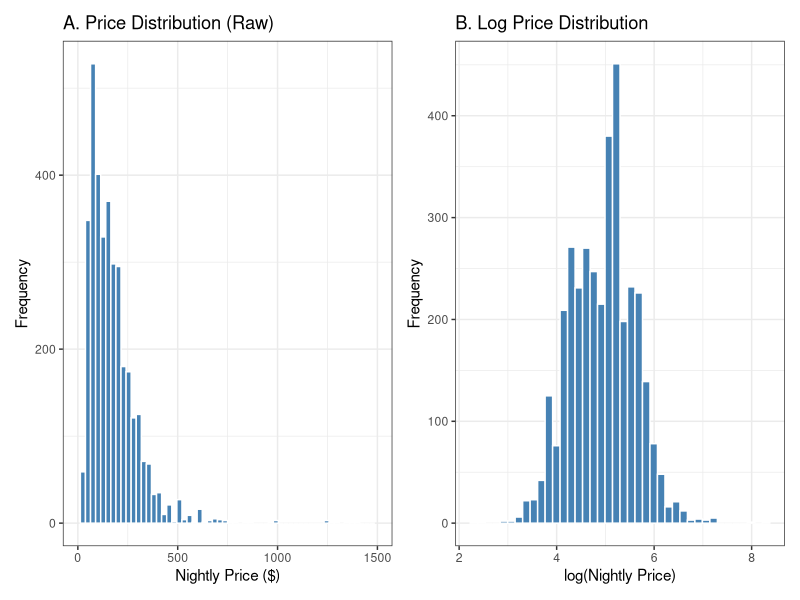
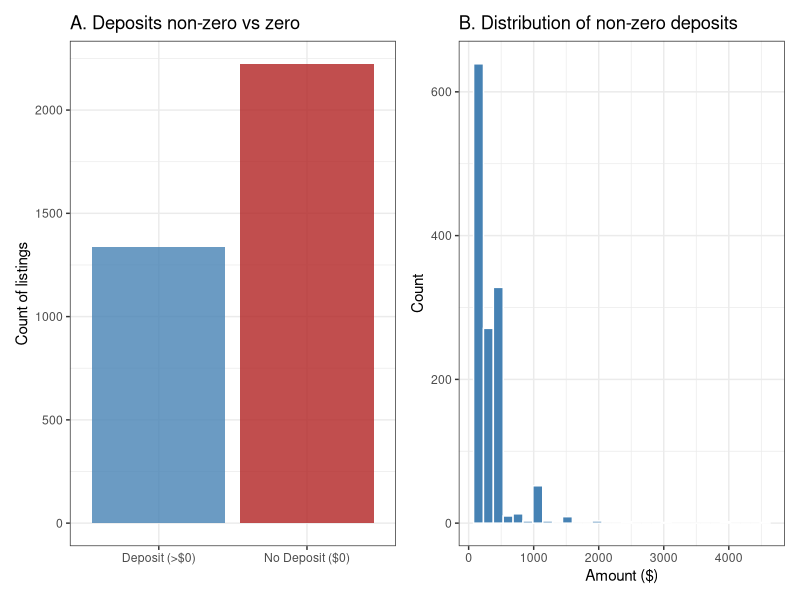
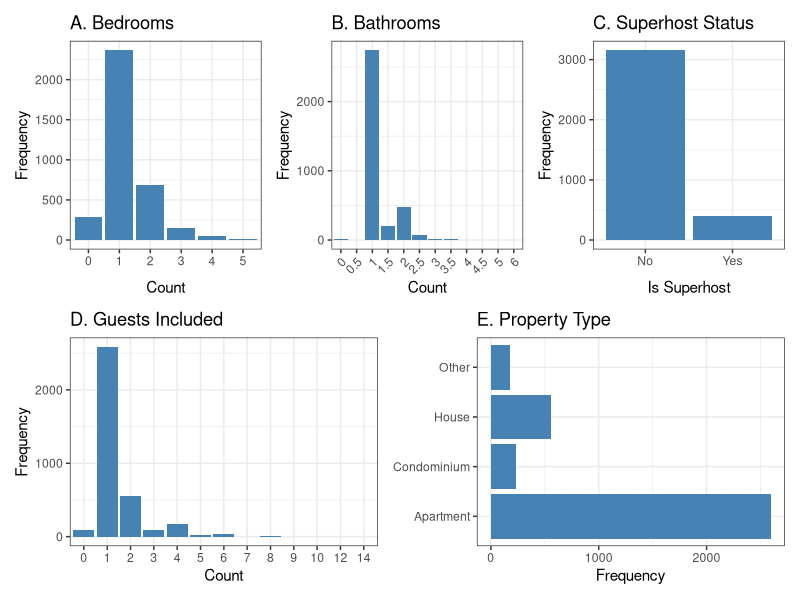

Generate these figures, in order, with R: (Note: this script raises an error after producing the figures.)
## ---- chunk 1
knitr::opts_chunk$set(echo = FALSE, message = FALSE, warning = FALSE)

library(dplyr)
library(readr)
library(ggplot2)
library(patchwork)
library(knitr)
library(car)

# Load and prepare data
df <- as.data.frame(
  read_csv("data/cleaned/listings_cleaned.csv") %>%
    mutate(
      property_type = factor(property_type,
                             levels = c("Apartment", "Condominium",
                                        "House", "Other")),
      host_is_superhost = factor(
        ifelse(host_is_superhost == TRUE, "t", "f"),
        levels = c("f", "t"))
    )
)
## ---- chunk 2
p1a <- ggplot(df, aes(x = price)) +
  geom_histogram(bins = 60, fill = "steelblue", colour = "white") +
  labs(title = "A. Price Distribution (Raw)",
       x = "Nightly Price ($)", y = "Frequency") +
  xlim(0, 1500) +
  theme_bw()

p1b <- ggplot(df, aes(x = log_price)) +
  geom_histogram(bins = 40, fill = "steelblue", colour = "white") +
  labs(title = "B. Log Price Distribution",
       x = "log(Nightly Price)", y = "Frequency") +
  theme_bw()

p1a + p1b
## ---- chunk 3
p2a <- ggplot(df,
              aes(x = factor(ifelse(security_deposit == 0,
                                    "No Deposit ($0)",
                                    "Deposit (>$0)")))) +
  geom_bar(fill = c("steelblue", "firebrick"), alpha = 0.8) +
  labs(title = "A. Deposits non-zero vs zero",
       x = "", y = "Count of listings") +
  theme_bw()

p2b <- ggplot(subset(df, security_deposit > 0),
              aes(x = security_deposit)) +
  geom_histogram(fill = "steelblue", colour = "white", bins = 30) +
  labs(title = "B. Distribution of non-zero deposits",
       x = "Amount ($)", y = "Count") +
  theme_bw()

p2a + p2b
## ---- chunk 4
p3a <- ggplot(df, aes(x = factor(bedrooms))) +
  geom_bar(fill = "steelblue") +
  labs(title = "A. Bedrooms", x = "Count", y = "Frequency") +
  theme_bw()

p3b <- ggplot(df, aes(x = factor(bathrooms))) +
  geom_bar(fill = "steelblue") +
  labs(title = "B. Bathrooms", x = "Count", y = "Frequency") +
  theme_bw() +
  theme(axis.text.x = element_text(angle = 45, hjust = 1))

p3c <- ggplot(df, aes(x = host_is_superhost)) +
  geom_bar(fill = "steelblue") +
  scale_x_discrete(labels = c("f" = "No", "t" = "Yes")) +
  labs(title = "C. Superhost Status",
       x = "Is Superhost", y = "Frequency") +
  theme_bw()

p3d <- ggplot(df, aes(x = factor(guests_included))) +
  geom_bar(fill = "steelblue") +
  labs(title = "D. Guests Included", x = "Count", y = "Frequency") +
  theme_bw()

p3e <- ggplot(df, aes(y = property_type)) +
  geom_bar(fill = "steelblue") +
  labs(title = "E. Property Type", x = "Frequency", y = NULL) +
  theme_bw()

(p3a + p3b + p3c) / (p3d + p3e)
## ---- chunk 5
# Fit primary model
model_primary <- lm(
  log_price ~ bedrooms + bathrooms + guests_included +
    property_type + host_is_superhost + security_deposit,
  data = df
)

summary_primary <- summary(model_primary)
## ---- chunk 6
# Coefficient table
coef_df <- as.data.frame(summary_primary$coefficients)
ci       <- confint(model_primary)

coef_table <- data.frame(
  Predictor  = c("Intercept", "Bedrooms", "Bathrooms",
                 "Guests Included", "House vs Apt",
                 "Other vs Apt", "Superhost (t vs f)",
                 "Security Deposit"),
  Estimate   = round(coef_df[, "Estimate"], 4),
  Std_Error  = round(coef_df[, "Std. Error"], 4),
  t_value    = round(coef_df[, "t value"], 3),
  p_value    = round(coef_df[, "Pr(>|t|)"], 4)
)
rownames(coef_table) <- NULL

kable(coef_table,
      col.names = c("Predictor", "Estimate", "Std. Error",
                    "t-value", "p-value"),
      caption = "Table 1: Primary model regression coefficients.
      Reference category for property type is Apartment.",
      digits = 4)
## ---- chunk 7
# Model fit statistics
fit_table <- data.frame(
  Statistic = c("R-squared", "Adjusted R-squared",
                "F-statistic", "p-value", "N"),
  Value = c(
    round(summary_primary$r.squared, 4),
    round(summary_primary$adj.r.squared, 4),
    round(summary_primary$fstatistic[1], 2),
    "< 0.001",
    nrow(df)
  )
)

kable(fit_table,
      col.names = c("Statistic", "Value"),
      caption = "Table 2: Primary model fit statistics.")
## ---- chunk 8
par(mfrow = c(1, 3))
plot(model_primary, which = 1,
     main = "Residuals vs Fitted", sub = "")
plot(model_primary, which = 2,
     main = "Q-Q Residuals", sub = "")
plot(model_primary, which = 3,
     main = "Scale-Location", sub = "")
par(mfrow = c(1, 1))
## ---- chunk 9
# Fit transformation comparison model
model_log_deposit <- lm(
  log_price ~ bedrooms + bathrooms + guests_included +
    property_type + host_is_superhost + log1p(security_deposit),
  data = df
)

# Power transform confirmation
pt_result <- car::powerTransform(
  price ~ bedrooms + bathrooms + guests_included +
    property_type + host_is_superhost + security_deposit,
  data = df
)

# Cook's Distance and influential observation removal
cooks_d         <- cooks.distance(model_primary)
threshold       <- 4 / nrow(df)
influential_idx <- which(cooks_d > threshold)
df_final        <- df[-influential_idx, ]

# Model without influential observations for coefficient comparison
model_no_inf <- lm(
  log_price ~ bedrooms + bathrooms + guests_included +
    property_type + host_is_superhost + security_deposit,
  data = df_final
)

# Stepwise selection
model_step_aic <- step(model_primary, direction = "backward",
                       trace = 0)
model_step_bic <- step(model_primary, direction = "backward",
                       trace = 0, k = log(nrow(df)))

# Model without superhost for comparison table
model_no_superhost <- lm(
  log_price ~ bedrooms + bathrooms + guests_included +
    property_type + security_deposit,
  data = df
)

# VIF for final model
vif_vals <- car::vif(model_no_superhost)
## ---- chunk 10
par(mfrow = c(1, 2))
plot(model_primary,     which = 3,
     main = "Scale-Location: Raw Deposit", sub = "")
plot(model_log_deposit, which = 3,
     main = "Scale-Location: log1p(Deposit)", sub = "")
par(mfrow = c(1, 1))
## ---- chunk 11
plot(model_primary, which = 4,
     main = "Cook's Distance (Primary Model)", sub = "")
abline(h = threshold, col = "firebrick", lty = 2)
## ---- chunk 12
car::influencePlot(model_primary,
                   main = "Influence Plot",
                   sub  = "Circle size proportional to Cook's Distance")
## ---- chunk 13
# Fit final model on cleaned data
model_final <- lm(
  log_price ~ bedrooms + bathrooms + guests_included +
    property_type + security_deposit,
  data = df_final
)

summary_final <- summary(model_final)
## ---- chunk 14
coef_df <- as.data.frame(summary_final$coefficients)
ci      <- confint(model_final, level = 0.95)

final_table <- data.frame(
  Predictor  = c("Intercept", "Bedrooms", "Bathrooms",
                 "Guests Included", "Condominium vs Apt",
                 "House vs Apt", "Other vs Apt",
                 "Security Deposit"),
  Estimate   = round(coef_df[, "Estimate"], 4),
  Std_Error  = round(coef_df[, "Std. Error"], 4),
  CI_Lower   = round(ci[, 1], 4),
  CI_Upper   = round(ci[, 2], 4),
  t_value    = round(coef_df[, "t value"], 3),
  p_value    = round(coef_df[, "Pr(>|t|)"], 4),
  Pct_Change = round((exp(coef_df[, "Estimate"]) - 1) * 100, 2)
)
rownames(final_table) <- NULL

kable(final_table,
      col.names = c("Predictor", "Estimate", "Std. Error",
                    "95% CI Lower", "95% CI Upper",
                    "t-value", "p-value", "% Change"),
      caption   = "Table 5: Final model coefficients, standard errors,
      95% confidence intervals, p-values, and percentage change in
      nightly price. Reference category for property type is Apartment.",
      digits    = 4)
## ---- chunk 15
perf_table <- data.frame(
  Metric = c("R-squared", "Adjusted R-squared", "AIC", "BIC",
             "Residual Std. Error", "F-statistic", "p-value", "N"),
  Primary_Model = c(
    round(summary_primary$r.squared, 4),
    round(summary_primary$adj.r.squared, 4),
    round(AIC(model_primary), 2),
    round(BIC(model_primary), 2),
    round(summary_primary$sigma, 4),
    round(summary_primary$fstatistic[1], 2),
    "< 2.2e-16",
    nrow(df)
  ),
  Final_Model = c(
    round(summary_final$r.squared, 4),
    round(summary_final$adj.r.squared, 4),
    round(AIC(model_final), 2),
    round(BIC(model_final), 2),
    round(summary_final$sigma, 4),
    round(summary_final$fstatistic[1], 2),
    "< 2.2e-16",
    nrow(df_final)
  )
)

kable(perf_table,
      col.names = c("Metric", "Primary Model", "Final Model"),
      caption   = "Table 6: Model performance comparison between the
      primary model (6 predictors, n = 3,561) and the final model
      (5 predictors, n = 3,400).")
## ---- chunk 16
par(mfrow = c(1, 3))
plot(model_final, which = 1,
     main = "Residuals vs Fitted (Final)", sub = "")
plot(model_final, which = 2,
     main = "Q-Q Residuals (Final)", sub = "")
plot(model_final, which = 3,
     main = "Scale-Location (Final)", sub = "")
par(mfrow = c(1, 1))
## ---- chunk 17
plot(model_final, which = 4,
     main = "Cook's Distance (Final Model)", sub = "")
abline(h = 4 / nrow(df_final), col = "firebrick", lty = 2)
